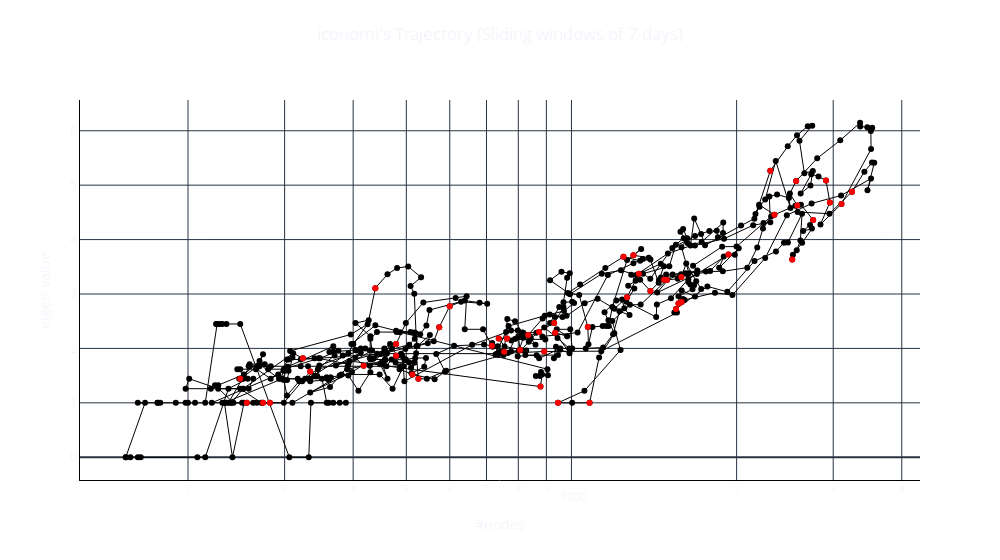

Source (notebook cell):
### Code cell
fig = go.Figure()
# take the real values of the eigens, ignore the complex values.
df_sliding['e1'] = df_sliding['e1'].apply(lambda x: x.real)
df_sliding['e2'] = df_sliding['e2'].apply(lambda x: x.real)
df_sliding['e3'] = df_sliding['e3'].apply(lambda x: x.real)

# Scatter plot with black lines and markers for the entire dataset
fig.add_trace(go.Scatter(
    x=df_sliding['#nodes'],
    y=df_sliding['e1'],
    mode='lines+markers',
    name='Entire Dataset',
    line=dict(width=1, color='black')
))

# Scatter plot with red lines and markers for the dates in df_sliding that also appear in df_events
event_days_data = df_sliding[df_sliding['window_start'].isin(df_events['date'])]
fig.add_trace(go.Scatter(
    x=event_days_data['#nodes'],
    y=event_days_data['e1'],
    mode='markers',
    name='Event Days',
    line=dict(width=1, color='red')
))

# Customize the layout
fig.update_layout(
    title=dict(
        text=network_name+'\'s Trajectory (Sliding windows of '+str(window_size)+' days)',  # Set the title here
        x=0.5,  # Center the title horizontally (0.5 means middle)
        y=0.95,  # Adjust the vertical position as needed (0.95 is near the top)
    ),
    xaxis=dict(title='#nodes'),
    yaxis=dict(title='eigen value'),
    paper_bgcolor='white',  # Set the background color to white
    plot_bgcolor='white',   # Set the plot area background color to white
    width=1000
    
)

fig.update_xaxes(linecolor='black',type="log")
fig.update_yaxes(linecolor='black')
fig.update_traces(showlegend=False)
# Show the plot
fig.show()
#fig.write_image(file_path+"eigens"+network_name+"_"+str(window_size)+".png")

### Figure 1 — Plotly figure (JSON) as saved in the notebook; plotly's stock layout.template omitted (floating-point values rounded to 4 significant figures; data arrays with more than 128 entries replaced by an {"elided": "..."} marker saying what was removed)
{"data": [{"line": {"color": "black", "width": 1}, "mode": "lines+markers", "name": "Entire Dataset", "x": {"elided": "554 int values"}, "y": {"elided": "554 float values"}, "type": "scatter", "showlegend": false}, {"line": {"color": "red", "width": 1}, "mode": "markers", "name": "Event Days", "x": [892, 249, 256, 282, 324, 274, 334, 526, 439, 479, 2344, 3246, 1588, 1567, 2304, 2911, 2958, 3106, 2568, 2580, 2758, 2526, 1551, 1586, 1244, 1071, 1297, 754, 873, 930, 806, 934, 737, 763, 1079, 945, 1493, 1933, 1393, 1475, 1327, 1263, 834, 716, 513, 418, 574, 600, 878, 479], "y": [1.944, 1.442, 1.0, 1.0, 1.817, 1.0, 1.575, 1.442, 3.107, 2.08, 4.456, 4.88, 2.855, 2.827, 5.264, 5.086, 4.683, 4.655, 5.076, 4.626, 4.36, 3.635, 2.724, 3.313, 3.684, 2.394, 3.711, 1.939, 2.303, 2.466, 1.969, 2.289, 2.184, 2.184, 1.0, 1.0, 3.258, 3.726, 3.054, 3.26, 3.372, 2.941, 2.247, 2.048, 1.521, 1.682, 2.389, 2.776, 1.298, 1.864], "type": "scatter", "showlegend": false}], "layout": {"title": {"text": "iconomi's Trajectory (Sliding windows of 7 days)", "x": 0.5, "y": 0.95}, "xaxis": {"title": {"text": "#nodes"}, "linecolor": "black", "type": "log"}, "yaxis": {"title": {"text": "eigen value"}, "linecolor": "black"}, "paper_bgcolor": "white", "plot_bgcolor": "white", "width": 1000}}
